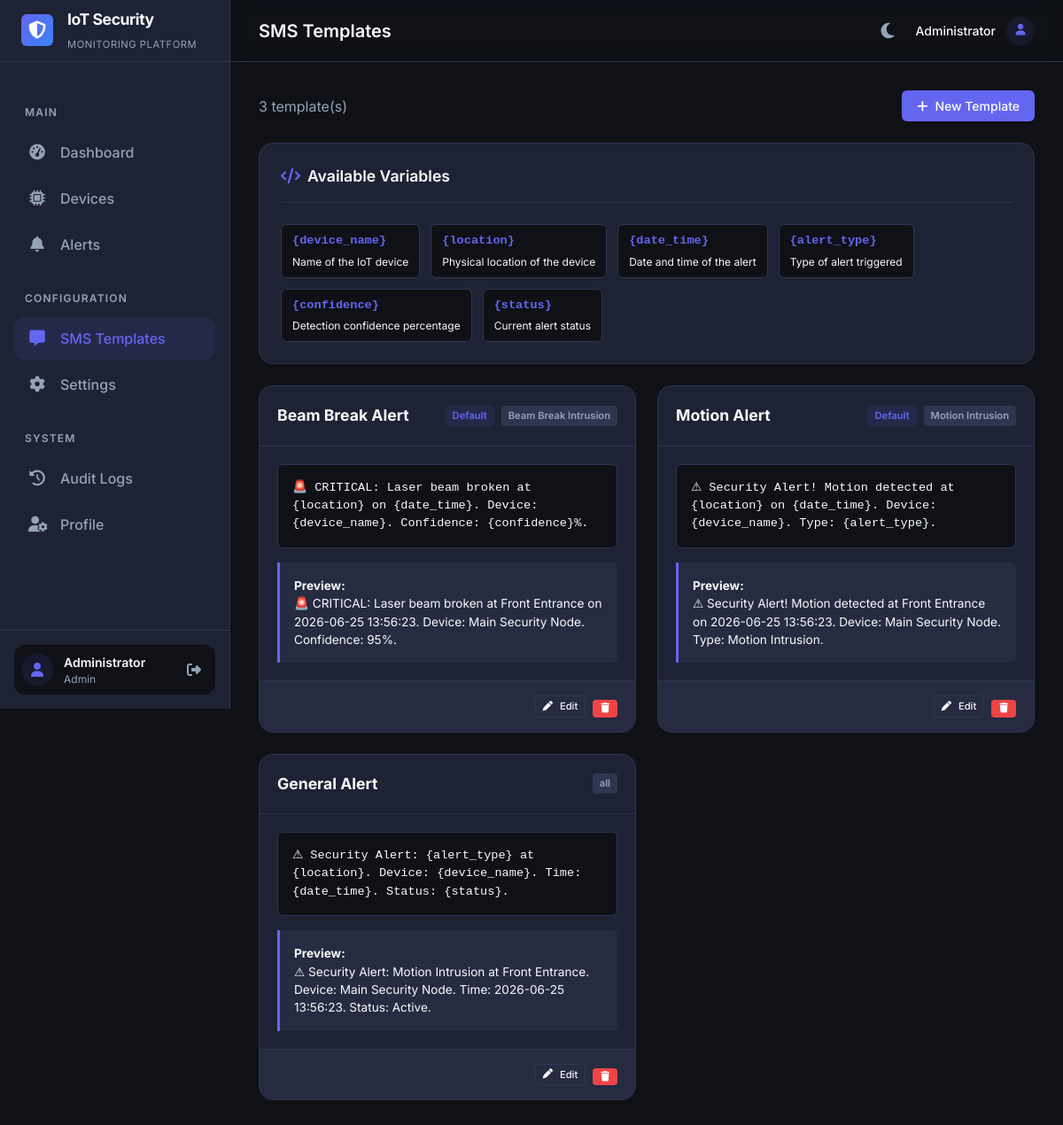
Page /sms_templates.php (signed in) on the committed database.
### tables this page shows
CREATE TABLE IF NOT EXISTS `users` (
  `id` int(11) NOT NULL AUTO_INCREMENT,
  `username` varchar(50) NOT NULL,
  `password` varchar(255) NOT NULL,
  `full_name` varchar(100) DEFAULT NULL,
  `email` varchar(255) DEFAULT NULL,
  `role` ENUM('admin','viewer') DEFAULT 'admin',
  `created_at` timestamp DEFAULT CURRENT_TIMESTAMP,
  PRIMARY KEY (`id`),
  UNIQUE KEY `username` (`username`)
);

CREATE TABLE IF NOT EXISTS `sms_templates` (
  `id` int(11) NOT NULL AUTO_INCREMENT,
  `name` varchar(100) NOT NULL,
  `template_body` text NOT NULL,
  `alert_type` varchar(50) DEFAULT 'all',
  `is_default` tinyint(1) DEFAULT 0,
  `created_at` timestamp DEFAULT CURRENT_TIMESTAMP,
  `updated_at` timestamp DEFAULT CURRENT_TIMESTAMP ON UPDATE CURRENT_TIMESTAMP,
  PRIMARY KEY (`id`)
);

### config/functions.php (called while the page is built, shortened)
<?php
function get_user($pdo, $user_id) {
    $stmt = $pdo->prepare("SELECT id, username, full_name, email, role, created_at FROM users WHERE id = ?");
    $stmt->execute([$user_id]);
    return $stmt->fetch();
}
function h($string) {
    return htmlspecialchars($string ?? '', ENT_QUOTES, 'UTF-8');
}
?>

### includes/SmsTemplateEngine.php (called while the page is built, shortened)
<?php
class SmsTemplateEngine {
    public static function preview($templateBody) {
        $sampleVars = [
            '{device_name}' => 'Main Security Node',
            '{location}' => 'Front Entrance',
            '{date_time}' => date('Y-m-d H:i:s'),
            '{alert_type}' => 'Motion Intrusion',
            '{confidence}' => '95',
            '{status}' => 'Active',
        ];
        return self::substitute($templateBody, $sampleVars);
    }
    public static function substitute($template, $vars) {
        return str_replace(array_keys($vars), array_values($vars), $template);
    }
    public static function getAvailableVariables() {
        return [
            '{device_name}' => 'Name of the IoT device',
            '{location}' => 'Physical location of the device',
            '{date_time}' => 'Date and time of the alert',
            '{alert_type}' => 'Type of alert triggered',
            '{confidence}' => 'Detection confidence percentage',
            '{status}' => 'Current alert status',
        ];
    }
}
?>

### sms_templates.php (the view, shortened to what this page needs)
<?php
require_once 'config/database.php';
require_once 'config/functions.php';
require_once 'includes/SmsTemplateEngine.php';
$pageTitle = 'SMS Templates';
$currentPage = 'sms_templates';
$stmt = $pdo->query("SELECT * FROM sms_templates ORDER BY is_default DESC, name ASC");
$templates = $stmt->fetchAll();
$variables = SmsTemplateEngine::getAvailableVariables();
include 'includes/header.php';
include 'includes/sidebar.php';
?>
<div class="actions-bar">
    <div class="actions-left">
        <span class="text-muted"><?= count($templates) ?> template(s)</span>
    </div>
    <div class="actions-right">
        <button class="btn btn-primary" onclick="openTemplateModal()">
            <i class="fa-solid fa-plus"></i> New Template
        </button>
    </div>
</div>
<div class="panel">
    <div class="panel-header"><h2><i class="fa-solid fa-code"></i> Available Variables</h2></div>
    <div class="variables-grid">
        <?php foreach ($variables as $var => $desc): ?>
        <div class="variable-chip" onclick="insertVariable('<?= $var ?>')">
            <code><?= $var ?></code>
            <span><?= h($desc) ?></span>
        </div>
        <?php endforeach; ?>
    </div>
</div>
<?php if (empty($templates)): ?>
    <div class="panel"><div class="empty-state"><i class="fa-solid fa-message"></i><h3>No templates yet</h3><p>Create your first SMS template.</p></div></div>
<?php else: ?>
    <div class="templates-grid">
        <?php foreach ($templates as $tpl): ?>
        <div class="template-card">
            <div class="template-card-header">
                <h3><?= h($tpl['name']) ?></h3>
                <div class="template-badges">
                    <?php if ($tpl['is_default']): ?><span class="badge badge-primary">Default</span><?php endif; ?>
                    <span class="badge badge-muted"><?= h($tpl['alert_type']) ?></span>
                </div>
            </div>
            <div class="template-body">
                <p class="template-raw"><?= h($tpl['template_body']) ?></p>
                <div class="template-preview">
                    <strong>Preview:</strong>
                    <p><?= h(SmsTemplateEngine::preview($tpl['template_body'])) ?></p>
                </div>
            </div>
            <div class="template-card-footer">
                <button class="btn btn-outline btn-xs" onclick='openTemplateModal(<?= json_encode($tpl) ?>)'>
                    <i class="fa-solid fa-pen"></i> Edit
                </button>
                <form method="POST" style="display:inline;" onsubmit="return confirm('Delete this template?')">
                    <button type="submit" name="delete_template" class="btn btn-danger btn-xs">
                        <i class="fa-solid fa-trash"></i>
                    </button>
                </form>
            </div>
        </div>
        <?php endforeach; ?>
    </div>
<?php endif; ?>
<?php include 'includes/footer.php'; ?>

### includes/header.php (shortened to what this page needs)
<?php
$pageTitle = $pageTitle ?? 'IoT Security System';
$currentPage = $currentPage ?? 'dashboard';
?>
<!DOCTYPE html>
<html lang="en" data-theme="dark">
<head>
    <link rel="stylesheet" href="https://cdnjs.cloudflare.com/ajax/libs/font-awesome/6.5.0/css/all.min.css">
    <link rel="stylesheet" href="assets/css/style.css">
</head>
<body>
    <div class="app-wrapper">

### includes/sidebar.php (shortened to what this page needs)
<?php
$user = get_user($pdo, $_SESSION['user_id'] ?? 0);
$userName = $user['full_name'] ?? $user['username'] ?? 'Admin';
$userRole = $user['role'] ?? 'admin';
?>
<aside class="sidebar" id="sidebar">
    <div class="sidebar-header">
        <div class="sidebar-brand">
            <div class="brand-icon">
                <i class="fa-solid fa-shield-halved"></i>
            </div>
            <div class="brand-text">
                <h2>IoT Security</h2>
                <span class="brand-tagline">Monitoring Platform</span>
            </div>
        </div>
    </div>
    <nav class="sidebar-nav">
        <ul class="nav-links">
            <li class="nav-section-title">Main</li>
            <li class="<?= $currentPage === 'dashboard' ? 'active' : '' ?>">
                <a href="dashboard.php"><i class="fa-solid fa-gauge-high"></i><span>Dashboard</span></a>
            </li>
            <li class="<?= $currentPage === 'devices' ? 'active' : '' ?>">
                <a href="devices.php"><i class="fa-solid fa-microchip"></i><span>Devices</span></a>
            </li>
            <li class="<?= $currentPage === 'alerts' ? 'active' : '' ?>">
                <a href="alerts.php"><i class="fa-solid fa-bell"></i><span>Alerts</span></a>
            </li>
            <li class="nav-section-title">Configuration</li>
            <li class="<?= $currentPage === 'sms_templates' ? 'active' : '' ?>">
                <a href="sms_templates.php"><i class="fa-solid fa-message"></i><span>SMS Templates</span></a>
            </li>
            <li class="<?= $currentPage === 'settings' ? 'active' : '' ?>">
                <a href="settings.php"><i class="fa-solid fa-gear"></i><span>Settings</span></a>
            </li>
            <li class="nav-section-title">System</li>
            <li class="<?= $currentPage === 'audit_logs' ? 'active' : '' ?>">
                <a href="audit_logs.php"><i class="fa-solid fa-clock-rotate-left"></i><span>Audit Logs</span></a>
            </li>
            <li class="<?= $currentPage === 'profile' ? 'active' : '' ?>">
                <a href="profile.php"><i class="fa-solid fa-user-gear"></i><span>Profile</span></a>
            </li>
        </ul>
    </nav>
    <div class="sidebar-footer">
        <div class="user-card">
            <div class="user-avatar">
                <i class="fa-solid fa-user"></i>
            </div>
            <div class="user-info">
                <span class="user-name"><?= h($userName) ?></span>
                <span class="user-role"><?= h(ucfirst($userRole)) ?></span>
            </div>
            <a href="logout.php" class="logout-btn" title="Logout">
                <i class="fa-solid fa-right-from-bracket"></i>
            </a>
        </div>
    </div>
</aside>
<div class="main-wrapper">
    <header class="topbar">
        <div class="topbar-left">
            <h1 class="page-title"><?= h($pageTitle) ?></h1>
        </div>
        <div class="topbar-right">
            <button class="theme-toggle" id="themeToggle" title="Toggle theme">
                <i class="fa-solid fa-moon"></i>
            </button>
            <div class="topbar-user">
                <span><?= h($userName) ?></span>
                <div class="user-avatar-sm">
                    <i class="fa-solid fa-user"></i>
                </div>
            </div>
        </div>
    </header>
    <main class="main-content">

### includes/footer.php (shortened to what this page needs)
    </main>
</div>
</div>
</body>
</html>

### rows in the picture
users: full_name "Administrator", role "Admin"
sms_templates: name "Beam Break Alert", is_default "Default", alert_type "Beam Break Intrusion", template_body "🚨 CRITICAL: Laser beam broken at {location} on {date_time}. Device: {device_name}. Confidence: {confidence}%.", template_body "🚨 CRITICAL: Laser beam broken at Front Entrance on 2026-06-25 13:56:23. Device: Main Security Node. Confidence: 95%."
sms_templates: name "Motion Alert", is_default "Default", alert_type "Motion Intrusion", template_body "⚠ Security Alert! Motion detected at {location} on {date_time}. Device: {device_name}. Type: {alert_type}.", template_body "⚠ Security Alert! Motion detected at Front Entrance on 2026-06-25 13:56:23. Device: Main Security Node. Type: Motion Intrusion."
sms_templates: name "General Alert", alert_type "all", template_body "⚠ Security Alert: {alert_type} at {location}. Device: {device_name}. Time: {date_time}. Status: {status}.", template_body "⚠ Security Alert: Motion Intrusion at Front Entrance. Device: Main Security Node. Time: 2026-06-25 13:56:23. Status: Active."

### other values in the picture
$pageTitle "SMS Templates"
count($templates) "3"
$var "{device_name}"
$desc "Name of the IoT device"
$var "{location}"
$desc "Physical location of the device"
$var "{date_time}"
$desc "Date and time of the alert"
$var "{alert_type}"
$desc "Type of alert triggered"
$var "{confidence}"
$desc "Detection confidence percentage"
$var "{status}"
$desc "Current alert status"
